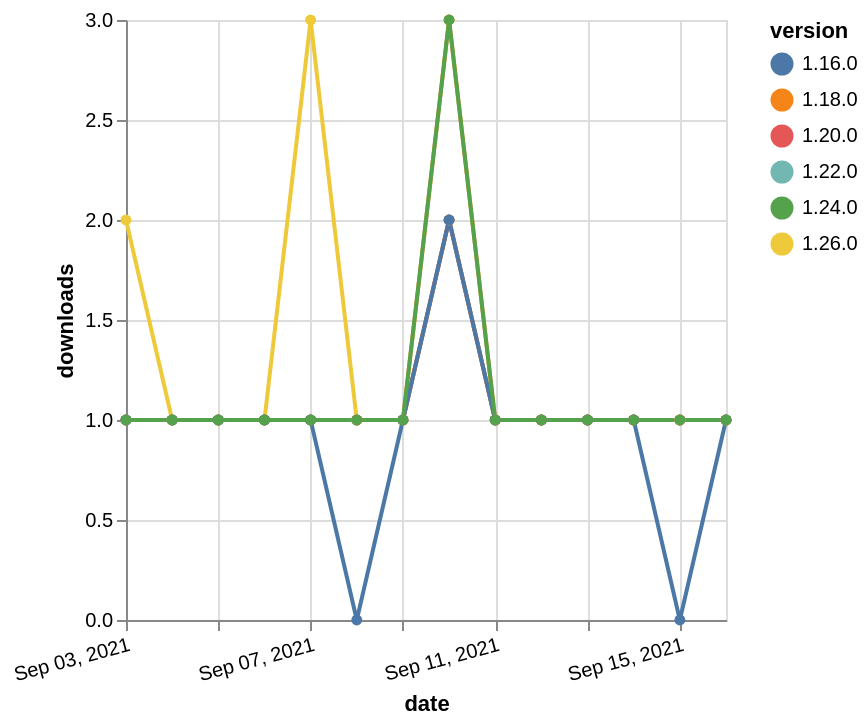

The Vega-Lite source for this figure:
### Vega-Lite specification from a JSON file in a GitHub repository (floating-point values rounded to 4 significant figures)
{"$schema": "https://vega.github.io/schema/vega-lite/v5.json", "description": "A simple bar chart with embedded data.", "data": {"values": [{"date": "2021-09-03", "total": 362, "delta": 1, "version": "1.18.0"}, {"date": "2021-09-04", "total": 363, "delta": 1, "version": "1.18.0"}, {"date": "2021-09-05", "total": 364, "delta": 1, "version": "1.18.0"}, {"date": "2021-09-06", "total": 365, "delta": 1, "version": "1.18.0"}, {"date": "2021-09-07", "total": 366, "delta": 1, "version": "1.18.0"}, {"date": "2021-09-08", "total": 367, "delta": 1, "version": "1.18.0"}, {"date": "2021-09-09", "total": 368, "delta": 1, "version": "1.18.0"}, {"date": "2021-09-10", "total": 371, "delta": 3, "version": "1.18.0"}, {"date": "2021-09-11", "total": 372, "delta": 1, "version": "1.18.0"}, {"date": "2021-09-12", "total": 373, "delta": 1, "version": "1.18.0"}, {"date": "2021-09-13", "total": 374, "delta": 1, "version": "1.18.0"}, {"date": "2021-09-14", "total": 375, "delta": 1, "version": "1.18.0"}, {"date": "2021-09-15", "total": 376, "delta": 1, "version": "1.18.0"}, {"date": "2021-09-16", "total": 377, "delta": 1, "version": "1.18.0"}, {"date": "2021-09-03", "total": 169, "delta": 1, "version": "1.22.0"}, {"date": "2021-09-04", "total": 170, "delta": 1, "version": "1.22.0"}, {"date": "2021-09-05", "total": 171, "delta": 1, "version": "1.22.0"}, {"date": "2021-09-06", "total": 172, "delta": 1, "version": "1.22.0"}, {"date": "2021-09-07", "total": 173, "delta": 1, "version": "1.22.0"}, {"date": "2021-09-08", "total": 174, "delta": 1, "version": "1.22.0"}, {"date": "2021-09-09", "total": 175, "delta": 1, "version": "1.22.0"}, {"date": "2021-09-10", "total": 177, "delta": 2, "version": "1.22.0"}, {"date": "2021-09-11", "total": 178, "delta": 1, "version": "1.22.0"}, {"date": "2021-09-12", "total": 179, "delta": 1, "version": "1.22.0"}, {"date": "2021-09-13", "total": 180, "delta": 1, "version": "1.22.0"}, {"date": "2021-09-14", "total": 181, "delta": 1, "version": "1.22.0"}, {"date": "2021-09-15", "total": 182, "delta": 1, "version": "1.22.0"}, {"date": "2021-09-16", "total": 183, "delta": 1, "version": "1.22.0"}, {"date": "2021-09-03", "total": 129, "delta": 2, "version": "1.26.0"}, {"date": "2021-09-04", "total": 130, "delta": 1, "version": "1.26.0"}, {"date": "2021-09-05", "total": 131, "delta": 1, "version": "1.26.0"}, {"date": "2021-09-06", "total": 132, "delta": 1, "version": "1.26.0"}, {"date": "2021-09-07", "total": 135, "delta": 3, "version": "1.26.0"}, {"date": "2021-09-08", "total": 136, "delta": 1, "version": "1.26.0"}, {"date": "2021-09-09", "total": 137, "delta": 1, "version": "1.26.0"}, {"date": "2021-09-10", "total": 139, "delta": 2, "version": "1.26.0"}, {"date": "2021-09-11", "total": 140, "delta": 1, "version": "1.26.0"}, {"date": "2021-09-12", "total": 141, "delta": 1, "version": "1.26.0"}, {"date": "2021-09-13", "total": 142, "delta": 1, "version": "1.26.0"}, {"date": "2021-09-14", "total": 143, "delta": 1, "version": "1.26.0"}, {"date": "2021-09-15", "total": 144, "delta": 1, "version": "1.26.0"}, {"date": "2021-09-16", "total": 145, "delta": 1, "version": "1.26.0"}, {"date": "2021-09-03", "total": 207, "delta": 1, "version": "1.20.0"}, {"date": "2021-09-04", "total": 208, "delta": 1, "version": "1.20.0"}, {"date": "2021-09-05", "total": 209, "delta": 1, "version": "1.20.0"}, {"date": "2021-09-06", "total": 210, "delta": 1, "version": "1.20.0"}, {"date": "2021-09-07", "total": 211, "delta": 1, "version": "1.20.0"}, {"date": "2021-09-08", "total": 212, "delta": 1, "version": "1.20.0"}, {"date": "2021-09-09", "total": 213, "delta": 1, "version": "1.20.0"}, {"date": "2021-09-10", "total": 215, "delta": 2, "version": "1.20.0"}, {"date": "2021-09-11", "total": 216, "delta": 1, "version": "1.20.0"}, {"date": "2021-09-12", "total": 217, "delta": 1, "version": "1.20.0"}, {"date": "2021-09-13", "total": 218, "delta": 1, "version": "1.20.0"}, {"date": "2021-09-14", "total": 219, "delta": 1, "version": "1.20.0"}, {"date": "2021-09-15", "total": 220, "delta": 1, "version": "1.20.0"}, {"date": "2021-09-16", "total": 221, "delta": 1, "version": "1.20.0"}, {"date": "2021-09-03", "total": 247, "delta": 1, "version": "1.16.0"}, {"date": "2021-09-04", "total": 248, "delta": 1, "version": "1.16.0"}, {"date": "2021-09-05", "total": 249, "delta": 1, "version": "1.16.0"}, {"date": "2021-09-06", "total": 250, "delta": 1, "version": "1.16.0"}, {"date": "2021-09-07", "total": 251, "delta": 1, "version": "1.16.0"}, {"date": "2021-09-08", "total": 251, "delta": 0, "version": "1.16.0"}, {"date": "2021-09-09", "total": 252, "delta": 1, "version": "1.16.0"}, {"date": "2021-09-10", "total": 254, "delta": 2, "version": "1.16.0"}, {"date": "2021-09-11", "total": 255, "delta": 1, "version": "1.16.0"}, {"date": "2021-09-12", "total": 256, "delta": 1, "version": "1.16.0"}, {"date": "2021-09-13", "total": 257, "delta": 1, "version": "1.16.0"}, {"date": "2021-09-14", "total": 258, "delta": 1, "version": "1.16.0"}, {"date": "2021-09-15", "total": 258, "delta": 0, "version": "1.16.0"}, {"date": "2021-09-16", "total": 259, "delta": 1, "version": "1.16.0"}, {"date": "2021-09-03", "total": 213, "delta": 1, "version": "1.24.0"}, {"date": "2021-09-04", "total": 214, "delta": 1, "version": "1.24.0"}, {"date": "2021-09-05", "total": 215, "delta": 1, "version": "1.24.0"}, {"date": "2021-09-06", "total": 216, "delta": 1, "version": "1.24.0"}, {"date": "2021-09-07", "total": 217, "delta": 1, "version": "1.24.0"}, {"date": "2021-09-08", "total": 218, "delta": 1, "version": "1.24.0"}, {"date": "2021-09-09", "total": 219, "delta": 1, "version": "1.24.0"}, {"date": "2021-09-10", "total": 222, "delta": 3, "version": "1.24.0"}, {"date": "2021-09-11", "total": 223, "delta": 1, "version": "1.24.0"}, {"date": "2021-09-12", "total": 224, "delta": 1, "version": "1.24.0"}, {"date": "2021-09-13", "total": 225, "delta": 1, "version": "1.24.0"}, {"date": "2021-09-14", "total": 226, "delta": 1, "version": "1.24.0"}, {"date": "2021-09-15", "total": 227, "delta": 1, "version": "1.24.0"}, {"date": "2021-09-16", "total": 228, "delta": 1, "version": "1.24.0"}]}, "width": "container", "mark": {"type": "line", "point": {"filled": true}}, "encoding": {"x": {"field": "date", "type": "temporal", "timeUnit": "yearmonthdate", "title": "date", "axis": {"labelAngle": -15}}, "y": {"field": "delta", "type": "quantitative", "title": "downloads"}, "color": {"field": "version", "type": "nominal"}, "tooltip": {"field": "delta"}}}
